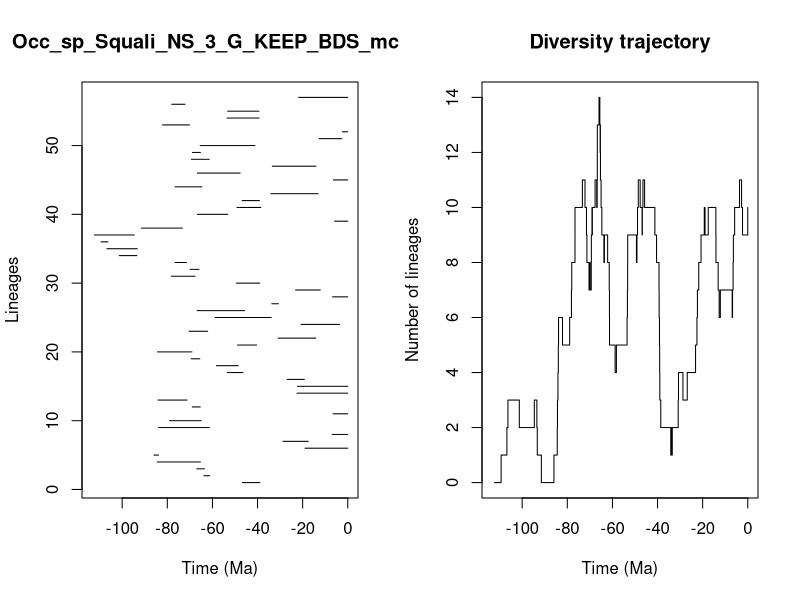

Recreate this plot in R.


pdf(file='../Results/Species_NS/5_MA_bins_EP/pyrate_mcmc_logs/Occ_sp_Squali_NS_3_G_KEEP_BDS_mcmc_LTT.pdf',width=0.6*20, height=0.6*10)
title = "Occ_sp_Squali_NS_3_G_KEEP_BDS_mcmc"
ts=c(46.72208116151685, 63.77385178639273,66.95922940927673,84.45554424418219,85.91894329806058,18.942341849170862,28.749383290791503,6.915027042141036,83.98339867063083,78.95439310623537,6.508316608758746,68.94677851896176,84.13843368764141,22.53298215609705,22.32318530626922,26.836146879429513,53.35813983774583,58.22963203686525,69.3848345399531,84.3586190586927,48.87221840165956,30.84773362076206,70.37655919583672,20.717118817757697,58.80133734977182,66.74888205100615,33.69352191462551,6.750993590065192,23.149458368267577,49.354847268363905,78.16184047687354,69.91124230159733,76.59480160810992,101.2708610640828,106.7776458596051,109.33664783116029,112.28104494882815,91.50478890595357,5.824030924382151,66.68729527651583,49.12647683166003,46.84245115024405,34.13264498565319,76.5822220039782,6.386999424456419,66.70923674131005,33.46663817068392,69.34286435970661,68.87848156100492,65.43771734803312,12.687168143820424,2.33136954668081,82.13310494649164,53.50860969288757,53.24774171672137,78.02739258142755,21.738827890847983)
te=c(38.98618161737434, 61.2858071313308,63.54909689730849,65.32569576705079,83.88112653625642,0.0,17.517860751123777,0.0,61.3176794594143,65.02309486426597,0.0,65.36183286955112,71.30678737115214,0.0,0.0,19.289439348706647,46.481895586333124,48.5412414768749,65.57672488561919,69.06604653539195,40.437133513907554,14.143981042433262,62.11992187889197,3.6594779118280742,33.95586175477548,45.741395564033,30.712683773693765,0.0,12.161884074815118,39.05937258345743,67.68843926598096,65.94451862055196,71.50934335542672,93.49444809306398,93.31012532606908,106.3203690780696,94.62445483607142,73.31541657949916,0.0,53.22442967798464,38.579155833479625,39.14943799652135,13.131494299510601,64.6888132837658,0.0,47.69794420077972,14.105720816977556,61.418567483069225,65.30413767861887,41.187208313538804,2.746475789334834,0.0,70.17476971518946,39.30022093867184,39.34951653764668,72.15316983428012,0.0)
div_traj=c(0, 1,2,3,2,3,2,1,0,1,2,3,4,5,6,5,6,7,8,9,10,11,10,9,8,7,8,7,8,9,10,9,10,11,10,11,12,13,14,13,12,13,12,11,10,9,8,9,8,7,6,5,4,5,6,7,8,9,8,9,10,11,10,9,10,11,10,9,8,7,6,5,4,3,2,1,2,1,2,3,4,3,4,5,6,7,8,9,10,9,10,9,8,7,6,7,6,7,8,9,10,11,10,9,10)
time_events=c(112.28104494882815, 109.33664783116029,106.7776458596051,106.3203690780696,101.2708610640828,94.62445483607142,93.49444809306398,93.31012532606908,91.50478890595357,85.91894329806058,84.45554424418219,84.3586190586927,84.13843368764141,83.98339867063083,83.88112653625642,82.13310494649164,78.95439310623537,78.16184047687354,78.02739258142755,76.59480160810992,76.5822220039782,73.31541657949916,72.15316983428012,71.50934335542672,71.30678737115214,70.37655919583672,70.17476971518946,69.91124230159733,69.3848345399531,69.34286435970661,69.06604653539195,68.94677851896176,68.87848156100492,67.68843926598096,66.95922940927673,66.74888205100615,66.70923674131005,66.68729527651583,65.94451862055196,65.57672488561919,65.43771734803312,65.36183286955112,65.32569576705079,65.30413767861887,65.02309486426597,64.6888132837658,63.77385178639273,63.54909689730849,62.11992187889197,61.418567483069225,61.3176794594143,61.2858071313308,58.80133734977182,58.22963203686525,53.50860969288757,53.35813983774583,53.24774171672137,53.22442967798464,49.354847268363905,49.12647683166003,48.87221840165956,48.5412414768749,47.69794420077972,46.84245115024405,46.72208116151685,46.481895586333124,45.741395564033,41.187208313538804,40.437133513907554,39.34951653764668,39.30022093867184,39.14943799652135,39.05937258345743,38.98618161737434,38.579155833479625,34.13264498565319,33.95586175477548,33.69352191462551,33.46663817068392,30.84773362076206,30.712683773693765,28.749383290791503,26.836146879429513,23.149458368267577,22.53298215609705,22.32318530626922,21.738827890847983,20.717118817757697,19.289439348706647,18.942341849170862,17.517860751123777,14.143981042433262,14.105720816977556,13.131494299510601,12.687168143820424,12.161884074815118,6.915027042141036,6.750993590065192,6.508316608758746,6.386999424456419,5.824030924382151,3.6594779118280742,2.746475789334834,2.33136954668081,0.0)
                par(mfrow=c(1,2))
                L = length(ts)
                plot(ts, 1:L , xlim=c(-max(ts)-1,0), pch=20, type="n", main=title,xlab="Time (Ma)",ylab="Lineages")
                for (i in 1:L){segments(x0=-te[i],y0=i,x1=-ts[i],y1=i)}    
                t = -time_events
                plot(div_traj ~ t,type="s", main = "Diversity trajectory",xlab="Time (Ma)",ylab="Number of lineages",xlim=c(-max(ts)-1,0))
                abline(v=c(65,200,251,367,445),lty=2,col="gray")
                
